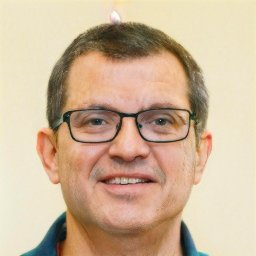
#> input picture accuracy_test/100_ai/diffusion_fake_001051.jpg, 256 x 256 px
$ python -i recapture.py   (imports and definitions only)
#> lines starting #> are read from the running program, lines starting #| are printed output that depends on the picture; after the words box and inside, x2 and y2 are one past the last pixel; in counts of white or black regions, pixels touching at a corner belong together
"""Screenshot / screen-recapture detection and letterbox removal.

A screenshot of an image is not the image. The capture is resampled to the
display scale, framed by viewer chrome (black or grey bars, toolbars), and
re-encoded — which strips EXIF / C2PA provenance and blurs away the
high-frequency traces AI-image detectors rely on. The uniform bars also skew
every whole-frame statistic (noise level, "zero-noise matte" ratio, the 224 px
classifier input), so they are removed before analysis.

Only borders that look like a frame are cropped: each side must be a run of
near-uniform lines whose inner edge meets content along most of its length. A
subject cut out onto a black background fails that test (its first content
line is mostly background), so genuine composites keep their matte.
"""

from __future__ import annotations

import math
from typing import Any

import numpy as np
from PIL import Image

# A line is part of a bar when this share of its pixels matches its median colour.
_BAR_PIXEL_SHARE = 0.95
_BAR_COLOUR_TOL = 10
# Inner edge of a frame: share of pixels that must differ from the bar colour.
_EDGE_COVERAGE = 0.5
_EDGE_DIFF = 12
# Window chrome (hairlines, scrollbars, editor gutters) may sit outside a bar.
_MAX_CHROME_FRAC = 0.03
# Ignore hairline borders; refuse crops that would leave too little content.
_MIN_BORDER_FRAC = 0.005
_MIN_BORDER_PX = 2
_MIN_CONTENT_FRAC = 0.3
_MIN_SIDE_PX = 64
# Bars are found on a reduced copy; NEAREST keeps flat bars exactly flat.
_DETECT_MAX_SIDE = 1024


def _bar_lines(lines: np.ndarray) -> tuple[np.ndarray, np.ndarray]:
    """Per line (axis 0): is it a flat bar, and what is its median colour?"""
    median = np.median(lines, axis=1, keepdims=True)
    close = np.abs(lines - median).max(axis=2) <= _BAR_COLOUR_TOL
    return close.mean(axis=1) >= _BAR_PIXEL_SHARE, median[:, 0, :]


def _bar_depth(is_bar: np.ndarray, colour: np.ndarray, limit: int, min_run: int, max_chrome: int) -> int:
    """Depth of the one-colour bar at the edge, allowing a thin chrome strip outside it.

    The run stops where the colour changes, so a flat region at the edge of the
    picture itself is never mistaken for part of a differently coloured bar.
    Anything thinner than a bar at the very edge (a 1 px window outline, an
    editor gutter) is treated as chrome, provided a real bar follows it.
    """
    start = 0
    while start < min(max_chrome, limit):
        if not is_bar[start]:
            start += 1
            continue
        end = start
        while end < limit and is_bar[end] and np.abs(colour[end] - colour[start]).max() <= _BAR_COLOUR_TOL:
            end += 1
        if end - start >= max(min_run, 2 * start):
            return end
        start = end
    return 0


def _edge_is_frame(bar: np.ndarray, edge_line: np.ndarray) -> bool:
    """True when the content line next to a bar differs from the bar along most of its length."""
    if bar.size == 0 or edge_line.size == 0:
        return False
    bar_colour = np.median(bar.reshape(-1, 3), axis=0)
    differs = np.abs(edge_line.reshape(-1, 3) - bar_colour).max(axis=1) > _EDGE_DIFF
    return float(differs.mean()) >= _EDGE_COVERAGE


def _peel_once(sub: np.ndarray) -> tuple[int, int, int, int]:
    """Bar depths ``(top, bottom, left, right)`` on the outermost layer of ``sub``."""
    h, w, _ = sub.shape
    min_h = max(_MIN_BORDER_PX, math.ceil(h * _MIN_BORDER_FRAC))
    min_w = max(_MIN_BORDER_PX, math.ceil(w * _MIN_BORDER_FRAC))
    chrome_h = max(1, int(h * _MAX_CHROME_FRAC))
    chrome_w = max(1, int(w * _MAX_CHROME_FRAC))

    rows, row_colour = _bar_lines(sub)
    top = _bar_depth(rows, row_colour, h // 2, min_h, chrome_h)
    bottom = _bar_depth(rows[::-1], row_colour[::-1], h // 2, min_h, chrome_h)
    if h - top - bottom < 4:
        return 0, 0, 0, 0  # a flat image has nothing inside to frame
    # Columns are measured between the row bars, so a toolbar spanning the
    # full width does not hide the side bars beneath it.
    cols, col_colour = _bar_lines(sub[top : h - bottom].transpose(1, 0, 2))
    left = _bar_depth(cols, col_colour, w // 2, min_w, chrome_w)
    right = _bar_depth(cols[::-1], col_colour[::-1], w // 2, min_w, chrome_w)

    top = top if top >= min_h else 0
    bottom = bottom if bottom >= min_h else 0
    left = left if left >= min_w else 0
    right = right if right >= min_w else 0

    # Keep a side only if its inner edge meets content along most of its
    # length; probe a pixel in, past any resampling ringing.
    x0, x1, y0, y1 = left, w - right, top, h - bottom
    if x1 - x0 < 4 or y1 - y0 < 4:
        return 0, 0, 0, 0
    if top and not _edge_is_frame(sub[top - 1, x0:x1], sub[top + 1, x0:x1]):
        top = 0
    if bottom and not _edge_is_frame(sub[h - bottom, x0:x1], sub[h - bottom - 2, x0:x1]):
        bottom = 0
    if left and not _edge_is_frame(sub[y0:y1, left - 1], sub[y0:y1, left + 1]):
        left = 0
    if right and not _edge_is_frame(sub[y0:y1, w - right], sub[y0:y1, w - right - 2]):
        right = 0
    return top, bottom, left, right


def _content_box_small(arr: np.ndarray) -> tuple[int, int, int, int] | None:
    h, w, _ = arr.shape
    x0, y0, x1, y1 = 0, 0, w, h
    # Viewer frames are often nested (toolbar strip above a black letterbox),
    # each a different colour: peel one layer per pass until nothing is left.
    for _ in range(3):
        top, bottom, left, right = _peel_once(arr[y0:y1, x0:x1])
        if not (top or bottom or left or right):
            break
        x0, y0, x1, y1 = x0 + left, y0 + top, x1 - right, y1 - bottom
    if (x0, y0, x1, y1) == (0, 0, w, h):
        return None
    return x0, y0, x1, y1


def find_content_box(image: Image.Image) -> tuple[int, int, int, int] | None:
    """Return ``(left, top, right, bottom)`` of framed content, or ``None`` if unframed."""
    w, h = image.size
    if w < _MIN_SIDE_PX or h < _MIN_SIDE_PX:
        return None
    scale = min(1.0, _DETECT_MAX_SIDE / max(w, h))
    small = image.convert("RGB")
    if scale < 1.0:
        small = small.resize((max(1, round(w * scale)), max(1, round(h * scale))), Image.Resampling.NEAREST)
    box = _content_box_small(np.asarray(small, dtype=np.int16))
    if box is None:
        return None

    left, top, right, bottom = box
    if scale < 1.0:
        # Round inward by a reduced pixel so no sliver of bar survives the upscale.
        sw, sh = w / small.width, h / small.height
        left = min(w, math.ceil((left + (1 if left else 0)) * sw))
        top = min(h, math.ceil((top + (1 if top else 0)) * sh))
        right = max(0, math.floor((right - (1 if right < small.width else 0)) * sw))
        bottom = max(0, math.floor((bottom - (1 if bottom < small.height else 0)) * sh))

    content_w, content_h = right - left, bottom - top
    if content_w < max(_MIN_SIDE_PX, w * _MIN_CONTENT_FRAC) or content_h < max(_MIN_SIDE_PX, h * _MIN_CONTENT_FRAC):
        return None
    return left, top, right, bottom


def crop_recapture_borders(image: Image.Image) -> tuple[Image.Image, dict[str, Any]]:
    """Crop viewer/letterbox bars from a screenshot; report what was removed.

    Returns the image to analyse and a summary for the evidence payload. An
    unframed image is returned unchanged. ``framed`` is deliberately stricter
    than "something was cropped": a flat strip on one edge (a blown-out sky, a
    rendered status bar) is safe to trim but is not evidence of a screenshot.
    """
    box = find_content_box(image)
    if box is None:
        return image, {"letterbox_detected": False, "framed": False, "content_box": None,
                       "framed_sides": 0, "border_area_ratio": 0.0}
    w, h = image.size
    left, top, right, bottom = box
    removed = 1.0 - ((right - left) * (bottom - top)) / float(w * h)
    sides = int(left > 0) + int(top > 0) + int(right < w) + int(bottom < h)
    return image.crop(box), {
        "letterbox_detected": True,
        "framed": sides >= 2 or removed >= 0.10,
        "content_box": [left, top, right, bottom],
        "framed_sides": sides,
        "border_area_ratio": round(removed, 4),
    }

>>> from PIL import Image
>>> picture = Image.open('../../../../accuracy_test/100_ai/diffusion_fake_001051.jpg')
#> picture is the input picture: PIL image 256x256 RGB; mean R, G, B 205.9, 181.2, 153.7
>>> result = crop_recapture_borders(picture)
#> the loop in _content_box_small, `for _ in range(3):` made 1 pass
#> (top, bottom, left, right) on pass 1: (0, 0, 0, 0)
#> pass 1, in _bar_lines, `close = np.abs(lines - median).max(axis=2) <= _BAR_COLOUR_TOL`:
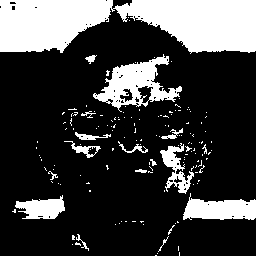
#> close: shape (256, 256) bool; 24.5% white; 149 white regions (132 under 20 px), largest, box (x1, y1, x2, y2) and area: (0, 0, 256, 54) 10057, (93, 54, 182, 112) 2110, (183, 193, 256, 220) 1312
#> pass 1, in _bar_lines (call 2), `close = np.abs(lines - median).max(axis=2) <= _BAR_COLOUR_TOL`:
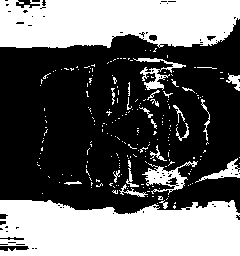
#> close: shape (256, 240) bool; 40.3% white; 221 white regions (196 under 20 px), largest, box (x1, y1, x2, y2) and area: (0, 200, 240, 256) 11722, (0, 0, 240, 48) 10142, (142, 161, 198, 195) 623

$ run again, on accuracy_test/100_ai/diffusion_fake_002168.jpg
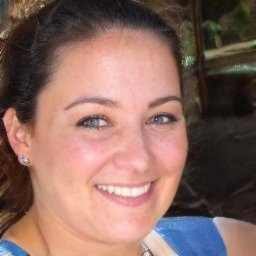
#> input picture accuracy_test/100_ai/diffusion_fake_002168.jpg, 256 x 256 px
#> picture is the input picture: PIL image 256x256 RGB; mean R, G, B 136.8, 105, 96
#> the loop in _content_box_small, `for _ in range(3):` made 1 pass
#> (top, bottom, left, right) on pass 1: (0, 0, 0, 0)
#> pass 1, in _bar_lines, `close = np.abs(lines - median).max(axis=2) <= _BAR_COLOUR_TOL`:
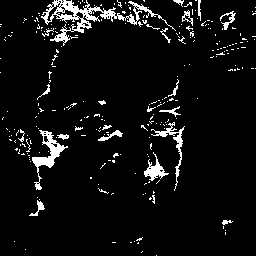
#> close: shape (256, 256) bool; 6.2% white; 261 white regions (239 under 20 px), largest, box (x1, y1, x2, y2) and area: (41, 0, 176, 46) 1267, (32, 130, 68, 190) 539, (151, 122, 185, 191) 325
#> pass 1, in _bar_lines (call 2), `close = np.abs(lines - median).max(axis=2) <= _BAR_COLOUR_TOL`:
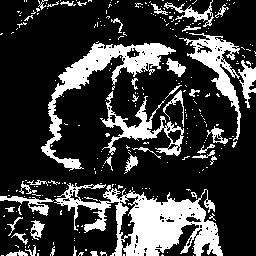
#> close: shape (256, 256) bool; 23.1% white; 272 white regions (230 under 20 px), largest, box (x1, y1, x2, y2) and area: (54, 183, 223, 256) 5348, (41, 43, 176, 171) 3118, (179, 33, 241, 141) 1581

$ run again, on accuracy_test/100_ai/diffusion_fake_002339.jpg
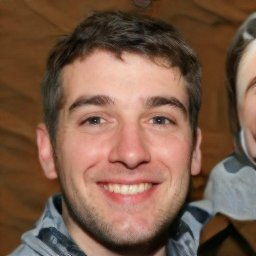
#> input picture accuracy_test/100_ai/diffusion_fake_002339.jpg, 256 x 256 px
#> picture is the input picture: PIL image 256x256 RGB; mean R, G, B 123.4, 91.4, 72.6
#> the loop in _content_box_small, `for _ in range(3):` made 1 pass
#> (top, bottom, left, right) on pass 1: (0, 0, 0, 0)
#> pass 1, in _bar_lines, `close = np.abs(lines - median).max(axis=2) <= _BAR_COLOUR_TOL`:
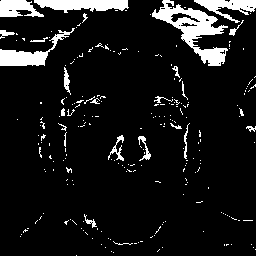
#> close: shape (256, 256) bool; 9.3% white; 230 white regions (205 under 20 px), largest, box (x1, y1, x2, y2) and area: (152, 0, 228, 66) 1735, (34, 0, 129, 13) 859, (0, 28, 75, 66) 819
#> pass 1, in _bar_lines (call 2), `close = np.abs(lines - median).max(axis=2) <= _BAR_COLOUR_TOL`:
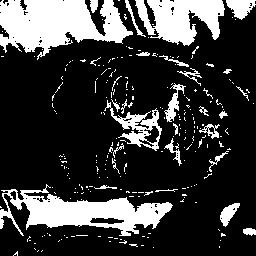
#> close: shape (256, 256) bool; 23.2% white; 248 white regions (218 under 20 px), largest, box (x1, y1, x2, y2) and area: (0, 0, 133, 60) 4854, (0, 184, 173, 236) 3919, (135, 0, 225, 46) 2629
